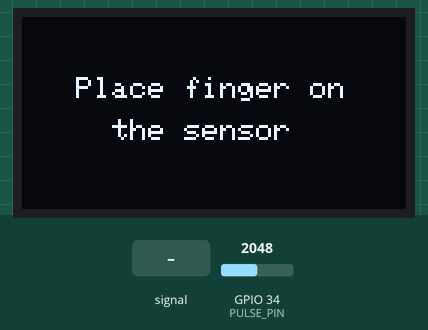
This sketch was run on a simulated ESP32. Parts: 128×64 one-colour display. Inputs (shaded band) come from the test bench; at power-on: GPIO 34 (PULSE_PIN) = 2048 (analog values on the 0–4095 scale). WiFi joins after 1.5 s; servers stay silent unless stated; what the sketch prints to the serial monitor is not drawn.

Above: at 3.0 s.
3.1 s: GPIO 34 (PULSE_PIN) fed a 200 Hz sine of ±327 counts around its level
At 3.31 s:
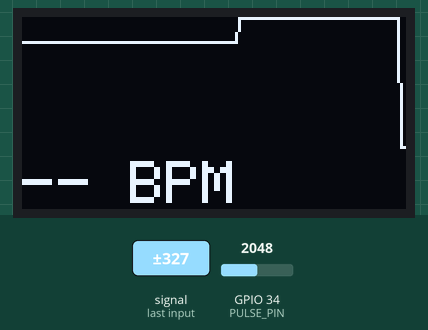
5.6 s: GPIO 34 (PULSE_PIN) set to 2866
At 5.91 s:
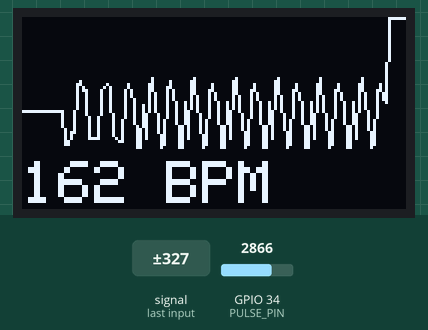
8.6 s: GPIO 34 (PULSE_PIN) fed a 1000 Hz sine of ±1023 counts around its level
At 8.83 s:
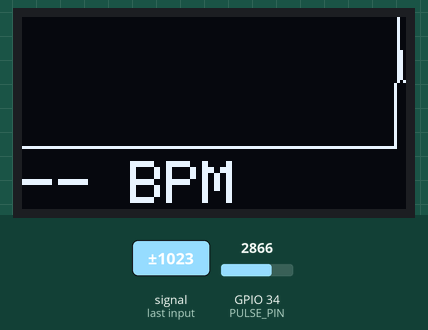
10.1 s: GPIO 34 (PULSE_PIN) set to 3603
At 10.46 s:
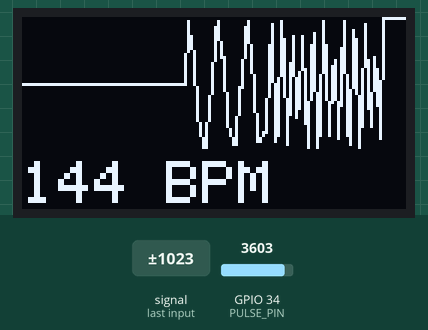
13.1 s: GPIO 34 (PULSE_PIN) set to 4095
At 13.38 s:
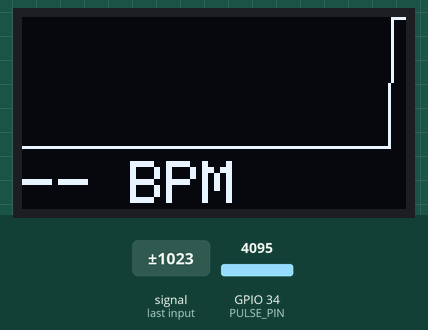
Timing chart, 0 to 16.1 s (numbered marks = the images above; inputs shaded):
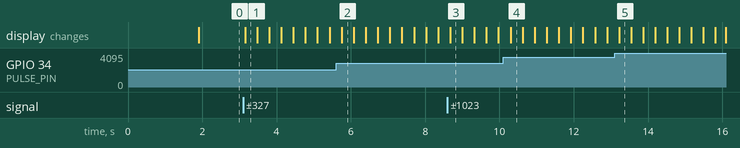

The sketch:

heart_rate.ino
```cpp
#include <Wire.h>
#include <Adafruit_GFX.h>
#include <Adafruit_SSD1306.h>
#include <WiFi.h>
#include <WiFiClientSecure.h>
#include <UniversalTelegramBot.h>

// ---------- Settings ----------
#define USE_TELEGRAM true          // set false to run OLED only

const char* ssid     = "YG";
const char* password = "1234567890";
#define BOT_TOKEN "9248187263:AAEbaQAgI5nJf-Rzn-so9sjyjbkQNLPY37s"
#define CHAT_ID   "9226671534"

#define PULSE_PIN 34
#define SCREEN_W 128
#define SCREEN_H 64

const unsigned long telegramInterval = 30000;  // send BPM every 30 s
const int highBpm = 120;
const int lowBpm  = 50;

// ---------- Objects ----------
Adafruit_SSD1306 display(SCREEN_W, SCREEN_H, &Wire, -1);
WiFiClientSecure client;
UniversalTelegramBot bot(BOT_TOKEN, client);

// ---------- Signal / BPM ----------
int wave[SCREEN_W];                 // scrolling waveform buffer
int bpm = 0;
unsigned long lastBeat = 0;
unsigned long lastSample = 0;
unsigned long lastTelegram = 0;
unsigned long lastBeatSeen = 0;
bool aboveThreshold = false;
int bpmHistory[5] = {0};
int bpmIndex = 0;
int sampleCount = 0;

int readPulse() {
  long sum = 0;
  for (int i = 0; i < 4; i++) sum += analogRead(PULSE_PIN);
  return sum / 4;
}

void drawScreen(bool fingerPresent, int minV, int maxV) {
  display.clearDisplay();

  if (!fingerPresent) {
    display.setTextSize(1);
    display.setTextColor(SSD1306_WHITE);
    display.setCursor(18, 20);
    display.println("Place finger on");
    display.setCursor(30, 34);
    display.println("the sensor");
    display.display();
    return;
  }

  // Waveform (top area, y = 0..43)
  int range = max(maxV - minV, 1);
  for (int x = 1; x < SCREEN_W; x++) {
    int y1 = 43 - ((wave[x - 1] - minV) * 43L / range);
    int y2 = 43 - ((wave[x]     - minV) * 43L / range);
    display.drawLine(x - 1, y1, x, y2, SSD1306_WHITE);
  }

  // BPM text (bottom)
  display.setTextSize(2);
  display.setTextColor(SSD1306_WHITE);
  display.setCursor(0, 48);
  if (bpm > 0) {
    display.print(bpm);
    display.print(" BPM");
  } else {
    display.print("-- BPM");
  }
  display.display();
}

void setup() {
  Serial.begin(115200);
  analogReadResolution(12);
  analogSetPinAttenuation(PULSE_PIN, ADC_11db);

  Wire.begin(21, 22);
  Wire.setClock(400000);
  if (!display.begin(SSD1306_SWITCHCAPVCC, 0x3C)) {
    Serial.println("OLED not found! Check wiring / address (try 0x3D)");
    while (true) delay(1000);
  }
  display.clearDisplay();
  display.setTextSize(1);
  display.setTextColor(SSD1306_WHITE);
  display.setCursor(10, 28);
  display.println("IoT Heart Rate");
  display.display();

  for (int i = 0; i < SCREEN_W; i++) wave[i] = 2000;

#if USE_TELEGRAM
  WiFi.mode(WIFI_STA);
  WiFi.begin(ssid, password);
  Serial.print("Connecting to WiFi");
  unsigned long t = millis();
  while (WiFi.status() != WL_CONNECTED && millis() - t < 15000) {
    delay(500);
    Serial.print(".");
  }
  Serial.println(WiFi.status() == WL_CONNECTED ? "\nWiFi Connected" : "\nWiFi FAILED");
  client.setInsecure();
  if (WiFi.status() == WL_CONNECTED) {
    bool ok = bot.sendMessage(CHAT_ID, "❤️ IoT Heart Rate Monitor Started", "");
    Serial.println(ok ? "Startup message SENT" : "Startup message FAILED");
  }
#endif
}

void loop() {
  // Sample every 20 ms (50 Hz)
  if (millis() - lastSample < 20) return;
  lastSample = millis();

  int v = readPulse();

  // Shift waveform left and add new sample
  memmove(wave, wave + 1, (SCREEN_W - 1) * sizeof(int));
  wave[SCREEN_W - 1] = v;

  // Min / max over the visible window
  int minV = 4095, maxV = 0;
  for (int i = 0; i < SCREEN_W; i++) {
    if (wave[i] < minV) minV = wave[i];
    if (wave[i] > maxV) maxV = wave[i];
  }

  // A real finger pulse gives a clear swing; a bare sensor does not
  bool fingerPresent = (maxV - minV) > 150;

  // Beat detection: rising edge across 60% of the range
  int threshold = minV + (maxV - minV) * 6 / 10;
  if (fingerPresent) {
    if (v > threshold && !aboveThreshold && millis() - lastBeat > 300) {
      unsigned long now = millis();
      if (lastBeat > 0) {
        unsigned long ibi = now - lastBeat;
        int instBpm = 60000 / ibi;
        if (instBpm >= 40 && instBpm <= 180) {
          bpmHistory[bpmIndex++ % 5] = instBpm;
          int sum = 0, n = 0;
          for (int i = 0; i < 5; i++) if (bpmHistory[i] > 0) { sum += bpmHistory[i]; n++; }
          bpm = sum / n;
          lastBeatSeen = now;
        }
      }
      lastBeat = now;
      aboveThreshold = true;
    }
    if (v < threshold) aboveThreshold = false;

    // Clear BPM if no valid beat for 5 s
    if (bpm > 0 && millis() - lastBeatSeen > 5000) bpm = 0;
  } else {
    bpm = 0;
    lastBeat = 0;
    for (int i = 0; i < 5; i++) bpmHistory[i] = 0;
  }

  // Redraw every 2nd sample (~25 fps)
  if (++sampleCount % 2 == 0) drawScreen(fingerPresent, minV, maxV);

  Serial.println(v);  // open Serial Plotter to see the raw waveform

#if USE_TELEGRAM
  if (bpm > 0 && WiFi.status() == WL_CONNECTED &&
      millis() - lastTelegram >= telegramInterval) {
    String msg = "❤️ Heart Rate: " + String(bpm) + " BPM";
    if (bpm > highBpm) msg += "\n⚠️ High heart rate!";
    if (bpm < lowBpm)  msg += "\n⚠️ Low heart rate!";
    bool ok = bot.sendMessage(CHAT_ID, msg, "");
    Serial.println(ok ? "Telegram SENT" : "Telegram FAILED");
    lastTelegram = millis();
  }
#endif
}
```

Measured:
- after the input at 3.1 s, the display: changes after 0.05 s (image 1)
- after the input at 8.6 s, the display: changes after 0.08 s (image 3)
- after the input at 13.1 s, the display: changes after 0.12 s (image 5)
